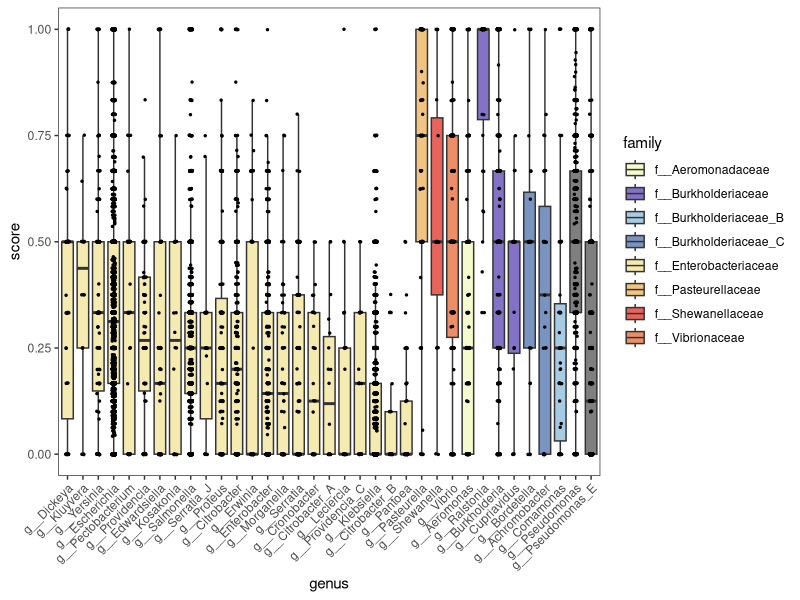

The R source for this figure:
library(ggplot2)
df<- read.table("Supplementary Fig 3-c-score.txt",header = T)
df$genus<- factor(df$genus, levels = c('g__Dickeya', 'g__Kluyvera', 'g__Yersinia', 'g__Escherichia', 'g__Pectobacterium', 'g__Providencia', 'g__Edwardsiella', 'g__Kosakonia', 'g__Salmonella', 'g__Serratia_J', 'g__Proteus', 'g__Citrobacter', 'g__Erwinia', 'g__Enterobacter', 'g__Morganella', 'g__Serratia', 'g__Cronobacter', 'g__Citrobacter_A', 'g__Leclercia', 'g__Providencia_C', 'g__Klebsiella', 'g__Citrobacter_B', 'g__Pantoea',
                                       'g__Pasteurella','g__Shewanella','g__Vibrio','g__Aeromonas','g__Ralstonia', 'g__Burkholderia', 'g__Cupriavidus','g__Bordetella', 'g__Achromobacter','g__Comamonas',
                                       'g__Pseudomonas', 'g__Pseudomonas_E'))
p=ggplot(df, aes( x = genus,y=score,fill=family))+
  geom_boxplot(outlier.shape = NA)+
 scale_fill_manual(values=c('f__Enterobacteriaceae'='#f5eab0','f__Pasteurellaceae'='#f1c482',
                            'f__Shewanellaceae'='#e8645b','f__Vibrionaceae'='#ed8e67',
                            'f__Aeromonadaceae'='#f6fbcd','f__Burkholderiaceae'='#8472c7',
                            'f__Burkholderiaceae_C'='#7994c0','f__Burkholderiaceae_B'='#a6cbe5'))+
  labs(x = "genus",y = "score") +
  geom_jitter(width=0.1,size=0.5,fill='black')+
  theme_bw()+theme(axis.text.x = element_text(angle = 45, hjust = 1),
    panel.grid.major = element_blank(),
                   panel.grid.minor = element_blank())
p

